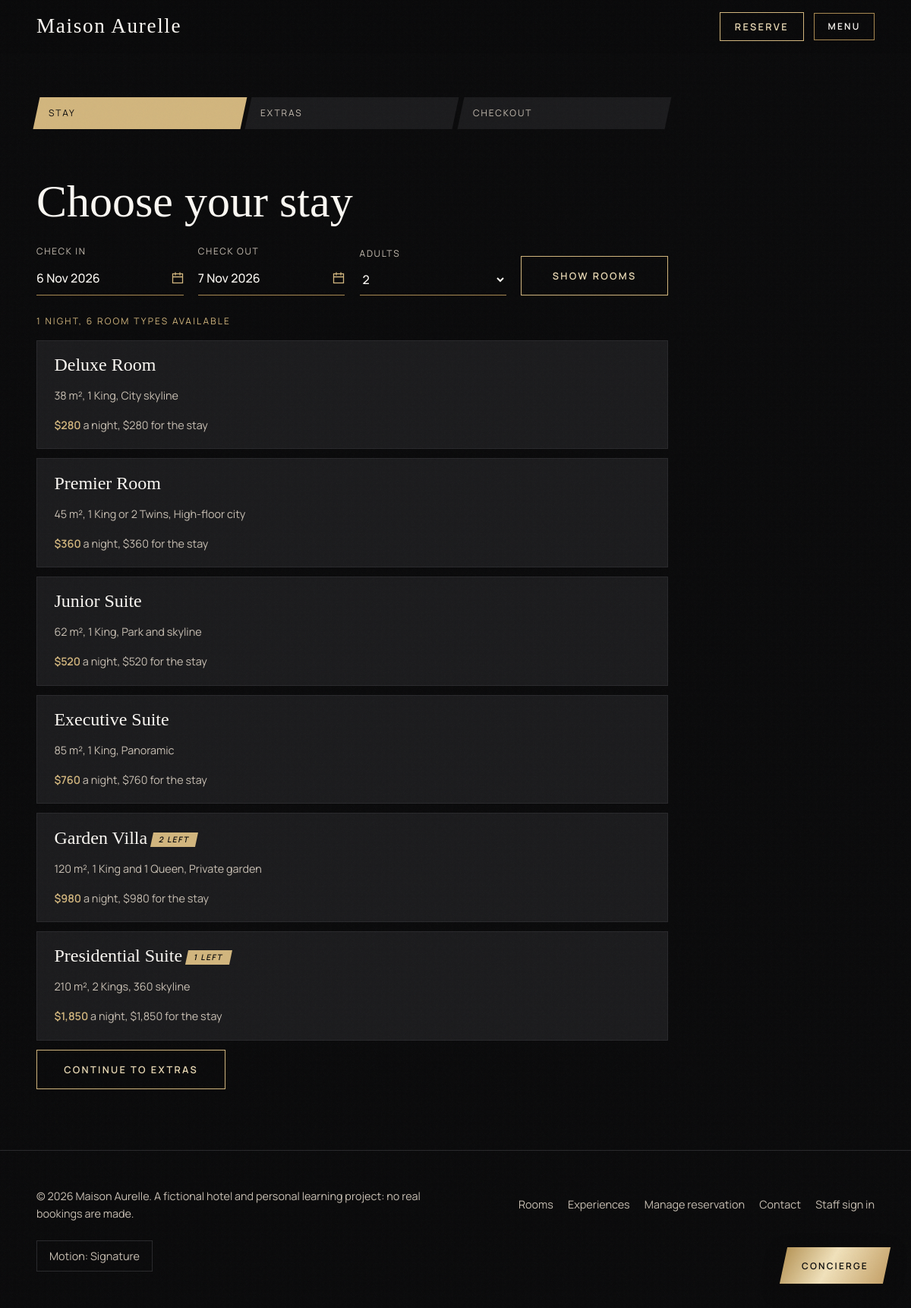
Screenshot of /booking.php with the database file from the repository.
### tables this page shows
CREATE TABLE room_types (
  id INT UNSIGNED AUTO_INCREMENT PRIMARY KEY,
  slug VARCHAR(60) NOT NULL UNIQUE,
  name VARCHAR(120) NOT NULL,
  tier ENUM('room','suite') NOT NULL DEFAULT 'room',
  description TEXT,
  size_sqm SMALLINT UNSIGNED,
  max_adults TINYINT UNSIGNED NOT NULL DEFAULT 2,
  max_children TINYINT UNSIGNED NOT NULL DEFAULT 1,
  bed_config VARCHAR(80),
  `view` VARCHAR(80),
  base_price DECIMAL(10,2) NOT NULL,
  total_units SMALLINT UNSIGNED NOT NULL DEFAULT 5,
  amenities JSON,
  hero_image VARCHAR(200),
  gallery JSON,
  sort_order SMALLINT NOT NULL DEFAULT 0,
  is_active TINYINT(1) NOT NULL DEFAULT 1
);

### includes/helpers.php (called while the page is built, shortened)
<?php
function e($s): string { return htmlspecialchars(is_scalar($s) ? (string)$s : '', ENT_QUOTES | ENT_SUBSTITUTE, 'UTF-8'); }
function money($n): string { return (CURRENCY === 'USD' ? '$' : CURRENCY . ' ') . number_format((float)$n, 0); }
function field(array $from, string $key): string { return is_string($from[$key] ?? null) ? trim($from[$key]) : ''; }

### includes/booking-engine.php (called while the page is built, shortened)
<?php
function valid_date(string $d): ?DateTimeImmutable {
    $x = DateTimeImmutable::createFromFormat('!Y-m-d', $d);
    return ($x && $x->format('Y-m-d') === $d) ? $x : null;
}
function parse_stay(array $in): array {
    $a = is_string($in['check_in'] ?? null) ? valid_date($in['check_in']) : null;
    $b = is_string($in['check_out'] ?? null) ? valid_date($in['check_out']) : null;
    $adults = (int)($in['adults'] ?? 2);
    $n = (int)$a->diff($b)->days;
    return [['check_in' => $a->format('Y-m-d'), 'check_out' => $b->format('Y-m-d'), 'nights' => $n, 'adults' => $adults], null];
}
function booked_units(PDO $db, int $roomId, string $in, string $out, int $excludeId = 0): int {
    $s = $db->prepare("SELECT COUNT(*) FROM bookings WHERE room_type_id = ? AND status IN ('pending','confirmed') AND check_in < ? AND check_out > ? AND id <> ?");
    $s->execute([$roomId, $out, $in, $excludeId]);
    return (int)$s->fetchColumn();
}
function available_rooms(PDO $db, array $stay): array {
    $rooms = $db->query('SELECT * FROM room_types WHERE is_active = 1 ORDER BY sort_order')->fetchAll();
    foreach ($rooms as &$r) {
        $r['left'] = (int)$r['total_units'] - booked_units($db, (int)$r['id'], $stay['check_in'], $stay['check_out']);
    }
    return array_values(array_filter($rooms, fn($r) => $r['left'] > 0 && (int)$r['max_adults'] >= $stay['adults']));
}

### booking.php (the view, shortened to what this page needs)
<?php
require __DIR__ . '/includes/helpers.php';
require __DIR__ . '/includes/booking-engine.php';
require __DIR__ . '/includes/mailer.php';
function summary(array $room, array $stay, array $q): void { ?>
<?php }
try { $db = db(); $db->query('SELECT 1'); }
catch (Throwable $x) { http_response_code(503); exit('Booking is temporarily unavailable.'); }
$step = field($_GET, 'step') ?: '1';
$stay = $_SESSION['booking']['stay'] ?? [];
$cur = $step === 'done' ? 4 : (int)$step;
$today = date('Y-m-d');
$tomorrow = date('Y-m-d', strtotime('+1 day'));
include __DIR__ . '/includes/header.php';
?>
<div class="book">
  <?php if ($cur <= 3): ?>
  <ol class="steps" aria-label="Booking progress">
    <?php foreach (['Stay', 'Extras', 'Checkout'] as $i => $l): $n = $i + 1; ?>
      <li class="<?= $n < $cur ? 'done' : ($n === $cur ? 'now' : '') ?>"<?= $n === $cur ? ' aria-current="step"' : '' ?>><span><?= e($l) ?></span></li>
    <?php endforeach; ?>
  </ol>
  <?php endif; ?>
  <section>
  <?php if ($step === '1'):
      $in = ($_POST ?: (isset($_GET['check_in']) ? $_GET : ($stay ?: $_GET))) + ['check_in' => $today, 'check_out' => $tomorrow, 'adults' => 2];
      [$s, $e2] = parse_stay($in);
      $rooms = $s ? available_rooms($db, $s) : [];
      $vin = e($in['check_in'] ?? $today); $vout = e($in['check_out'] ?? $tomorrow); $vad = (int)($in['adults'] ?? 2); ?>
    <h1>Choose your stay</h1>
    <form method="get" action="booking.php" class="row">
      <label class="fld">Check in<input type="date" name="check_in" min="<?= $today ?>" value="<?= $vin ?>" required></label>
      <label class="fld">Check out<input type="date" name="check_out" min="<?= $tomorrow ?>" value="<?= $vout ?>" required></label>
      <label class="fld">Adults<select name="adults"><?php for ($i = 1; $i <= 4; $i++): ?><option value="<?= $i ?>"<?= $i === $vad ? ' selected' : '' ?>><?= $i ?></option><?php endfor; ?></select></label>
      <button class="btn" type="submit">Show rooms</button>
    </form>
    <?php if ($s): ?>
      <?php if (!$rooms): ?><p class="alert">No rooms are free for those dates. Try different dates.</p>
      <?php else: ?>
      <form method="post" action="booking.php?step=1">
        <p class="label" style="margin:1.5rem 0 1rem"><?= (int)$s['nights'] ?> night<?= $s['nights'] > 1 ? 's' : '' ?>, <?= count($rooms) ?> room type<?= count($rooms) > 1 ? 's' : '' ?> available</p>
        <?php foreach ($rooms as $r): ?>
          <label class="opt"><input type="radio" name="room" value="<?= (int)$r['id'] ?>" required<?= (int)($_GET['room'] ?? $stay['room_id'] ?? 0) === (int)$r['id'] ? ' checked' : '' ?>>
            <div><h2><?= e($r['name']) ?> <?php if ($r['left'] <= 2): ?><span class="badge"><?= (int)$r['left'] ?> left</span><?php endif; ?></h2>
              <p><?= e($r['size_sqm']) ?> m², <?= e($r['bed_config']) ?>, <?= e($r['view']) ?></p>
              <p><span class="price"><?= money($r['base_price']) ?></span> a night, <?= money($r['base_price'] * $s['nights']) ?> for the stay</p></div></label>
        <?php endforeach; ?>
        <button class="btn" type="submit">Continue to extras</button>
      </form>
      <?php endif; ?>
    <?php endif; ?>
  <?php endif; ?>
  </section>
</div>
<?php include __DIR__ . '/includes/footer.php'; ?>

### assets/css/tokens.css (style rules this page uses)
:root { --ink-950:#0B0B0C;--charcoal-900:#141415;--charcoal-800:#1C1C1E;--charcoal-700:#2A2A2D; --graphite-500:#6B6B70;--white:#fff;--ivory-50:#FBF8F3;--cream-100:#F4EFE6; --taupe-400:#A89F94;--taupe-300:#C9C0B4; --champagne-300:#E9D9B5;--champagne-500:#D2B67E;--champagne-700:#A98A52; --gold-sheen:linear-gradient(110deg,#B8975A 0%,#F1E2BC 45%,#C7A46B 100%); --font-serif:'Cormorant Garamond',Georgia,serif;--font-sans:'Manrope',system-ui,sans-serif; --slant:-12deg; --ease-snap:cubic-bezier(.16,1,.3,1);--ease-pop:cubic-bezier(.34,1.56,.64,1); --ease-wipe:cubic-bezier(.76,0,.24,1);--ease-liquid:cubic-bezier(.65,.05,.36,1); --dur-micro:180ms;--dur-ui:450ms;--dur-wipe:650ms;--dur-reveal:900ms;--stagger:60ms; }

### assets/css/base.css (style rules this page uses)
*,*::before,*::after { box-sizing:border-box;margin:0 }
html { scroll-behavior:smooth }
body { font:400 clamp(16px,1.1vw,18px)/1.6 var(--font-sans);background:var(--ink-950);color:var(--ivory-50);-webkit-font-smoothing:antialiased }
body::after { content:"";position:fixed;inset:0;pointer-events:none;z-index:9000;opacity:.04;}
h1,h2,h3 { font-family:var(--font-serif);font-weight:300;line-height:1.05 }
h1 { font-size:clamp(3rem,8vw,8rem);max-width:12ch }
h2 { font-size:clamp(2.2rem,5vw,4.5rem);max-width:16ch }
p { max-width:60ch }
.label { font-size:.75rem;letter-spacing:.18em;text-transform:uppercase;color:var(--champagne-500) }
.btn { position:relative;overflow:hidden;display:inline-block;padding:1rem 2.2rem;border:1px solid var(--champagne-500);color:var(--champagne-300);font:600 .8rem var(--font-sans);letter-spacing:.18em;text-transform:uppercase;cursor:pointer;background:none;isolation:isolate;transition:color var(--dur-ui) var(--ease-liquid) }
.btn::before { content:"";position:absolute;inset:0;z-index:-1;background:var(--gold-sheen);clip-path:polygon(0 0,0 0,-12% 100%,-12% 100%);transition:clip-path var(--dur-ui) var(--ease-liquid) }

### assets/css/components.css (style rules this page uses)
.price { color:var(--champagne-500);font-weight:600 }

### assets/css/booking.css (style rules this page uses)
.book { overflow-x:clip;padding:8rem clamp(1rem,4vw,3rem) 5rem;display:grid;grid-template-columns:minmax(0,1fr) 22rem;gap:3rem;align-items:start }
.book:not(:has(.sum)) { grid-template-columns:minmax(0,52rem) }
.book h1 { font-size:clamp(2.4rem,5vw,4rem);max-width:none;margin-bottom:1.5rem }
.steps { display:flex;gap:.4rem;list-style:none;padding:0;margin:0 0 1rem;grid-column:1/-1 }
.steps li { flex:1;padding:.7rem 1rem;background:var(--charcoal-800);color:var(--taupe-300);font-size:.75rem;letter-spacing:.16em;text-transform:uppercase;transform:skewX(var(--slant));transition:background var(--dur-ui) var(--ease-liquid) }
.steps li span { display:block;transform:skewX(calc(var(--slant)*-1)) }
.steps .now,.steps .done { background:var(--champagne-500);color:var(--ink-950) }
.fld { display:grid;gap:.3rem;font-size:.75rem;letter-spacing:.14em;text-transform:uppercase;color:var(--taupe-300) }
.fld input,.fld select,.fld textarea { background:none;border:0;border-bottom:1px solid var(--champagne-700);color:var(--ivory-50);font:500 1rem var(--font-sans);padding:.5rem 0;color-scheme:dark;text-transform:none;letter-spacing:0 }
.row { display:grid;grid-template-columns:repeat(auto-fit,minmax(11rem,1fr));gap:1.2rem;margin:1.2rem 0;align-items:end }
.opt { position:relative;display:block;cursor:pointer;margin:0 0 .75rem }
.opt>div { padding:1.2rem 1.4rem;background:var(--charcoal-800);border:1px solid var(--charcoal-700);transition:border-color var(--dur-micro),transform var(--dur-ui) var(--ease-pop) }
.opt h2,.opt h3 { font-size:1.5rem;max-width:none }
.opt p { margin:.2rem 0 0;color:var(--taupe-300);font-size:.9rem }
.badge { display:inline-block;vertical-align:middle;background:var(--champagne-500);color:var(--ink-950);font:600 .65rem var(--font-sans);letter-spacing:.14em;text-transform:uppercase;padding:.15rem .6rem;transform:skewX(var(--slant)) }
.book section p { margin-top:1rem }

### rows the page displays
room_types: name "Deluxe Room", size_sqm "38", bed_config "1 King", view "City skyline", base_price "$280", money($r['base_price']*$s['nights']) "$280"
room_types: name "Premier Room", size_sqm "45", bed_config "1 King or 2 Twins", view "High-floor city", base_price "$360", money($r['base_price']*$s['nights']) "$360"
room_types: name "Junior Suite", size_sqm "62", bed_config "1 King", view "Park and skyline", base_price "$520", money($r['base_price']*$s['nights']) "$520"
room_types: name "Executive Suite", size_sqm "85", bed_config "1 King", view "Panoramic", base_price "$760", money($r['base_price']*$s['nights']) "$760"
room_types: name "Garden Villa", total_units "2", size_sqm "120", bed_config "1 King and 1 Queen", view "Private garden", base_price "$980", money($r['base_price']*$s['nights']) "$980"
room_types: name "Presidential Suite", total_units "1", size_sqm "210", bed_config "2 Kings", view "360 skyline", base_price "$1,850", money($r['base_price']*$s['nights']) "$1,850"

### other values shown
HOTEL_NAME "Maison Aurelle"
$l "STAY"
$l "EXTRAS"
$l "CHECKOUT"
$s['nights'] "1"
count($rooms) "6"
form field adults "2"
